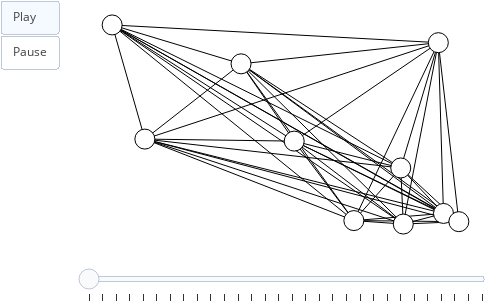

Notebook code for this chart:
### Code cell
tempo = 30

frames = []

for t in range(tempo):
    
    for n in g.nodes():
        
        g.node[n]['experiencia'] = sigmoid(t+1, g.node[n]['hexp'], g.node[n]['sexp'])
           
        for m in g.nodes():
            if n < m:      
                
                if g.has_edge(n,m):
                    g.remove_edge(n,m)
                
                if g.node[m]['experiencia']-1 <= g.node[n]['experiencia'] <= g.node[m]['experiencia']+1:
                    if g.node[n]['experiencia']-1 <= g.node[m]['experiencia'] <= g.node[n]['experiencia']+1:
                        add_edge(g, n, m)
                
                
    snapshot(g, frames)

sn.show_animation(frames)

### Figure 1 — Plotly figure (JSON) as saved in the notebook; plotly's stock layout.template omitted (floating-point values rounded to 4 significant figures)
{"data": [{"hoverinfo": "none", "line": {"color": "rgb(0, 0, 0)", "width": 1}, "mode": "lines", "x": [1.776, 1.871, null], "y": [1.507, 1.518, null]}, {"hoverinfo": "none", "line": {"color": "rgb(0, 0, 0)", "width": 1}, "mode": "lines", "x": [1.776, 1.521, null], "y": [1.507, 1.818, null]}, {"hoverinfo": "none", "line": {"color": "rgb(0, 0, 0)", "width": 1}, "mode": "lines", "x": [1.776, 1.713, null], "y": [1.507, 1.633, null]}, {"hoverinfo": "none", "line": {"color": "rgb(0, 0, 0)", "width": 1}, "mode": "lines", "x": [1.776, 1.887, null], "y": [1.507, 1.505, null]}, {"hoverinfo": "none", "line": {"color": "rgb(0, 0, 0)", "width": 1}, "mode": "lines", "x": [1.776, 1.657, null], "y": [1.507, 1.756, null]}, {"hoverinfo": "none", "line": {"color": "rgb(0, 0, 0)", "width": 1}, "mode": "lines", "x": [1.776, 1.555, null], "y": [1.507, 1.636, null]}, {"hoverinfo": "none", "line": {"color": "rgb(0, 0, 0)", "width": 1}, "mode": "lines", "x": [1.776, 1.828, null], "y": [1.507, 1.501, null]}, {"hoverinfo": "none", "line": {"color": "rgb(0, 0, 0)", "width": 1}, "mode": "lines", "x": [1.776, 1.826, null], "y": [1.507, 1.591, null]}, {"hoverinfo": "none", "line": {"color": "rgb(0, 0, 0)", "width": 1}, "mode": "lines", "x": [1.776, 1.865, null], "y": [1.507, 1.79, null]}, {"hoverinfo": "none", "line": {"color": "rgb(0, 0, 0)", "width": 1}, "mode": "lines", "x": [1.871, 1.521, null], "y": [1.518, 1.818, null]}, {"hoverinfo": "none", "line": {"color": "rgb(0, 0, 0)", "width": 1}, "mode": "lines", "x": [1.871, 1.713, null], "y": [1.518, 1.633, null]}, {"hoverinfo": "none", "line": {"color": "rgb(0, 0, 0)", "width": 1}, "mode": "lines", "x": [1.871, 1.887, null], "y": [1.518, 1.505, null]}, {"hoverinfo": "none", "line": {"color": "rgb(0, 0, 0)", "width": 1}, "mode": "lines", "x": [1.871, 1.657, null], "y": [1.518, 1.756, null]}, {"hoverinfo": "none", "line": {"color": "rgb(0, 0, 0)", "width": 1}, "mode": "lines", "x": [1.871, 1.555, null], "y": [1.518, 1.636, null]}, {"hoverinfo": "none", "line": {"color": "rgb(0, 0, 0)", "width": 1}, "mode": "lines", "x": [1.871, 1.828, null], "y": [1.518, 1.501, null]}, {"hoverinfo": "none", "line": {"color": "rgb(0, 0, 0)", "width": 1}, "mode": "lines", "x": [1.871, 1.826, null], "y": [1.518, 1.591, null]}, {"hoverinfo": "none", "line": {"color": "rgb(0, 0, 0)", "width": 1}, "mode": "lines", "x": [1.871, 1.865, null], "y": [1.518, 1.79, null]}, {"hoverinfo": "none", "line": {"color": "rgb(0, 0, 0)", "width": 1}, "mode": "lines", "x": [1.521, 1.713, null], "y": [1.818, 1.633, null]}, {"hoverinfo": "none", "line": {"color": "rgb(0, 0, 0)", "width": 1}, "mode": "lines", "x": [1.521, 1.887, null], "y": [1.818, 1.505, null]}, {"hoverinfo": "none", "line": {"color": "rgb(0, 0, 0)", "width": 1}, "mode": "lines", "x": [1.521, 1.657, null], "y": [1.818, 1.756, null]}, {"hoverinfo": "none", "line": {"color": "rgb(0, 0, 0)", "width": 1}, "mode": "lines", "x": [1.521, 1.555, null], "y": [1.818, 1.636, null]}, {"hoverinfo": "none", "line": {"color": "rgb(0, 0, 0)", "width": 1}, "mode": "lines", "x": [1.521, 1.828, null], "y": [1.818, 1.501, null]}, {"hoverinfo": "none", "line": {"color": "rgb(0, 0, 0)", "width": 1}, "mode": "lines", "x": [1.521, 1.826, null], "y": [1.818, 1.591, null]}, {"hoverinfo": "none", "line": {"color": "rgb(0, 0, 0)", "width": 1}, "mode": "lines", "x": [1.521, 1.865, null], "y": [1.818, 1.79, null]}, {"hoverinfo": "none", "line": {"color": "rgb(0, 0, 0)", "width": 1}, "mode": "lines", "x": [1.713, 1.887, null], "y": [1.633, 1.505, null]}, {"hoverinfo": "none", "line": {"color": "rgb(0, 0, 0)", "width": 1}, "mode": "lines", "x": [1.713, 1.657, null], "y": [1.633, 1.756, null]}, {"hoverinfo": "none", "line": {"color": "rgb(0, 0, 0)", "width": 1}, "mode": "lines", "x": [1.713, 1.555, null], "y": [1.633, 1.636, null]}, {"hoverinfo": "none", "line": {"color": "rgb(0, 0, 0)", "width": 1}, "mode": "lines", "x": [1.713, 1.828, null], "y": [1.633, 1.501, null]}, {"hoverinfo": "none", "line": {"color": "rgb(0, 0, 0)", "width": 1}, "mode": "lines", "x": [1.713, 1.826, null], "y": [1.633, 1.591, null]}, {"hoverinfo": "none", "line": {"color": "rgb(0, 0, 0)", "width": 1}, "mode": "lines", "x": [1.713, 1.865, null], "y": [1.633, 1.79, null]}, {"hoverinfo": "none", "line": {"color": "rgb(0, 0, 0)", "width": 1}, "mode": "lines", "x": [1.887, 1.657, null], "y": [1.505, 1.756, null]}, {"hoverinfo": "none", "line": {"color": "rgb(0, 0, 0)", "width": 1}, "mode": "lines", "x": [1.887, 1.555, null], "y": [1.505, 1.636, null]}, {"hoverinfo": "none", "line": {"color": "rgb(0, 0, 0)", "width": 1}, "mode": "lines", "x": [1.887, 1.828, null], "y": [1.505, 1.501, null]}, {"hoverinfo": "none", "line": {"color": "rgb(0, 0, 0)", "width": 1}, "mode": "lines", "x": [1.887, 1.826, null], "y": [1.505, 1.591, null]}, {"hoverinfo": "none", "line": {"color": "rgb(0, 0, 0)", "width": 1}, "mode": "lines", "x": [1.887, 1.865, null], "y": [1.505, 1.79, null]}, {"hoverinfo": "none", "line": {"color": "rgb(0, 0, 0)", "width": 1}, "mode": "lines", "x": [1.657, 1.555, null], "y": [1.756, 1.636, null]}, {"hoverinfo": "none", "line": {"color": "rgb(0, 0, 0)", "width": 1}, "mode": "lines", "x": [1.657, 1.828, null], "y": [1.756, 1.501, null]}, {"hoverinfo": "none", "line": {"color": "rgb(0, 0, 0)", "width": 1}, "mode": "lines", "x": [1.657, 1.826, null], "y": [1.756, 1.591, null]}, {"hoverinfo": "none", "line": {"color": "rgb(0, 0, 0)", "width": 1}, "mode": "lines", "x": [1.657, 1.865, null], "y": [1.756, 1.79, null]}, {"hoverinfo": "none", "line": {"color": "rgb(0, 0, 0)", "width": 1}, "mode": "lines", "x": [1.555, 1.828, null], "y": [1.636, 1.501, null]}, {"hoverinfo": "none", "line": {"color": "rgb(0, 0, 0)", "width": 1}, "mode": "lines", "x": [1.555, 1.826, null], "y": [1.636, 1.591, null]}, {"hoverinfo": "none", "line": {"color": "rgb(0, 0, 0)", "width": 1}, "mode": "lines", "x": [1.555, 1.865, null], "y": [1.636, 1.79, null]}, {"hoverinfo": "none", "line": {"color": "rgb(0, 0, 0)", "width": 1}, "mode": "lines", "x": [1.828, 1.826, null], "y": [1.501, 1.591, null]}, {"hoverinfo": "none", "line": {"color": "rgb(0, 0, 0)", "width": 1}, "mode": "lines", "x": [1.828, 1.865, null], "y": [1.501, 1.79, null]}, {"hoverinfo": "none", "line": {"color": "rgb(0, 0, 0)", "width": 1}, "mode": "lines", "x": [1.826, 1.865, null], "y": [1.591, 1.79, null]}, {"hoverinfo": "none", "marker": {"color": "rgb(255, 255, 255)", "line": {"color": "rgb(0, 0, 0)", "width": 1}, "size": 20}, "mode": "markers+text", "text": [], "textfont": {"color": "rgb(0, 0, 0)"}, "textposition": "middle center", "x": [1.776], "y": [1.507]}, {"hoverinfo": "none", "marker": {"color": "rgb(255, 255, 255)", "line": {"color": "rgb(0, 0, 0)", "width": 1}, "size": 20}, "mode": "markers+text", "text": [], "textfont": {"color": "rgb(0, 0, 0)"}, "textposition": "middle center", "x": [1.871], "y": [1.518]}, {"hoverinfo": "none", "marker": {"color": "rgb(255, 255, 255)", "line": {"color": "rgb(0, 0, 0)", "width": 1}, "size": 20}, "mode": "markers+text", "text": [], "textfont": {"color": "rgb(0, 0, 0)"}, "textposition": "middle center", "x": [1.521], "y": [1.818]}, {"hoverinfo": "none", "marker": {"color": "rgb(255, 255, 255)", "line": {"color": "rgb(0, 0, 0)", "width": 1}, "size": 20}, "mode": "markers+text", "text": [], "textfont": {"color": "rgb(0, 0, 0)"}, "textposition": "middle center", "x": [1.713], "y": [1.633]}, {"hoverinfo": "none", "marker": {"color": "rgb(255, 255, 255)", "line": {"color": "rgb(0, 0, 0)", "width": 1}, "size": 20}, "mode": "markers+text", "text": [], "textfont": {"color": "rgb(0, 0, 0)"}, "textposition": "middle center", "x": [1.887], "y": [1.505]}, {"hoverinfo": "none", "marker": {"color": "rgb(255, 255, 255)", "line": {"color": "rgb(0, 0, 0)", "width": 1}, "size": 20}, "mode": "markers+text", "text": [], "textfont": {"color": "rgb(0, 0, 0)"}, "textposition": "middle center", "x": [1.657], "y": [1.756]}, {"hoverinfo": "none", "marker": {"color": "rgb(255, 255, 255)", "line": {"color": "rgb(0, 0, 0)", "width": 1}, "size": 20}, "mode": "markers+text", "text": [], "textfont": {"color": "rgb(0, 0, 0)"}, "textposition": "middle center", "x": [1.555], "y": [1.636]}, {"hoverinfo": "none", "marker": {"color": "rgb(255, 255, 255)", "line": {"color": "rgb(0, 0, 0)", "width": 1}, "size": 20}, "mode": "markers+text", "text": [], "textfont": {"color": "rgb(0, 0, 0)"}, "textposition": "middle center", "x": [1.828], "y": [1.501]}, {"hoverinfo": "none", "marker": {"color": "rgb(255, 255, 255)", "line": {"color": "rgb(0, 0, 0)", "width": 1}, "size": 20}, "mode": "markers+text", "text": [], "textfont": {"color": "rgb(0, 0, 0)"}, "textposition": "middle center", "x": [1.826], "y": [1.591]}, {"hoverinfo": "none", "marker": {"color": "rgb(255, 255, 255)", "line": {"color": "rgb(0, 0, 0)", "width": 1}, "size": 20}, "mode": "markers+text", "text": [], "textfont": {"color": "rgb(0, 0, 0)"}, "textposition": "middle center", "x": [1.865], "y": [1.79]}], "layout": {"height": 301, "margin": {"b": 0, "l": 0, "r": 0, "t": 0}, "showlegend": false, "sliders": [{"currentvalue": {"visible": false}, "steps": [{"args": [[0], {"frame": {"redraw": false}, "mode": "immediate"}], "label": "", "method": "animate"}, {"args": [[1], {"frame": {"redraw": false}, "mode": "immediate"}], "label": "", "method": "animate"}, {"args": [[2], {"frame": {"redraw": false}, "mode": "immediate"}], "label": "", "method": "animate"}, {"args": [[3], {"frame": {"redraw": false}, "mode": "immediate"}], "label": "", "method": "animate"}, {"args": [[4], {"frame": {"redraw": false}, "mode": "immediate"}], "label": "", "method": "animate"}, {"args": [[5], {"frame": {"redraw": false}, "mode": "immediate"}], "label": "", "method": "animate"}, {"args": [[6], {"frame": {"redraw": false}, "mode": "immediate"}], "label": "", "method": "animate"}, {"args": [[7], {"frame": {"redraw": false}, "mode": "immediate"}], "label": "", "method": "animate"}, {"args": [[8], {"frame": {"redraw": false}, "mode": "immediate"}], "label": "", "method": "animate"}, {"args": [[9], {"frame": {"redraw": false}, "mode": "immediate"}], "label": "", "method": "animate"}, {"args": [[10], {"frame": {"redraw": false}, "mode": "immediate"}], "label": "", "method": "animate"}, {"args": [[11], {"frame": {"redraw": false}, "mode": "immediate"}], "label": "", "method": "animate"}, {"args": [[12], {"frame": {"redraw": false}, "mode": "immediate"}], "label": "", "method": "animate"}, {"args": [[13], {"frame": {"redraw": false}, "mode": "immediate"}], "label": "", "method": "animate"}, {"args": [[14], {"frame": {"redraw": false}, "mode": "immediate"}], "label": "", "method": "animate"}, {"args": [[15], {"frame": {"redraw": false}, "mode": "immediate"}], "label": "", "method": "animate"}, {"args": [[16], {"frame": {"redraw": false}, "mode": "immediate"}], "label": "", "method": "animate"}, {"args": [[17], {"frame": {"redraw": false}, "mode": "immediate"}], "label": "", "method": "animate"}, {"args": [[18], {"frame": {"redraw": false}, "mode": "immediate"}], "label": "", "method": "animate"}, {"args": [[19], {"frame": {"redraw": false}, "mode": "immediate"}], "label": "", "method": "animate"}, {"args": [[20], {"frame": {"redraw": false}, "mode": "immediate"}], "label": "", "method": "animate"}, {"args": [[21], {"frame": {"redraw": false}, "mode": "immediate"}], "label": "", "method": "animate"}, {"args": [[22], {"frame": {"redraw": false}, "mode": "immediate"}], "label": "", "method": "animate"}, {"args": [[23], {"frame": {"redraw": false}, "mode": "immediate"}], "label": "", "method": "animate"}, {"args": [[24], {"frame": {"redraw": false}, "mode": "immediate"}], "label": "", "method": "animate"}, {"args": [[25], {"frame": {"redraw": false}, "mode": "immediate"}], "label": "", "method": "animate"}, {"args": [[26], {"frame": {"redraw": false}, "mode": "immediate"}], "label": "", "method": "animate"}, {"args": [[27], {"frame": {"redraw": false}, "mode": "immediate"}], "label": "", "method": "animate"}, {"args": [[28], {"frame": {"redraw": false}, "mode": "immediate"}], "label": "", "method": "animate"}, {"args": [[29], {"frame": {"redraw": false}, "mode": "immediate"}], "label": "", "method": "animate"}]}], "updatemenus": [{"buttons": [{"args": [null, {"frame": {"redraw": false}, "fromcurrent": true}], "label": "Play", "method": "animate"}, {"args": [[null], {"frame": {"redraw": false}, "mode": "immediate"}], "label": "Pause", "method": "animate"}], "showactive": true, "type": "buttons"}], "width": 492, "xaxis": {"showgrid": false, "showticklabels": false, "zeroline": false}, "yaxis": {"showgrid": false, "showticklabels": false, "zeroline": false}}}
